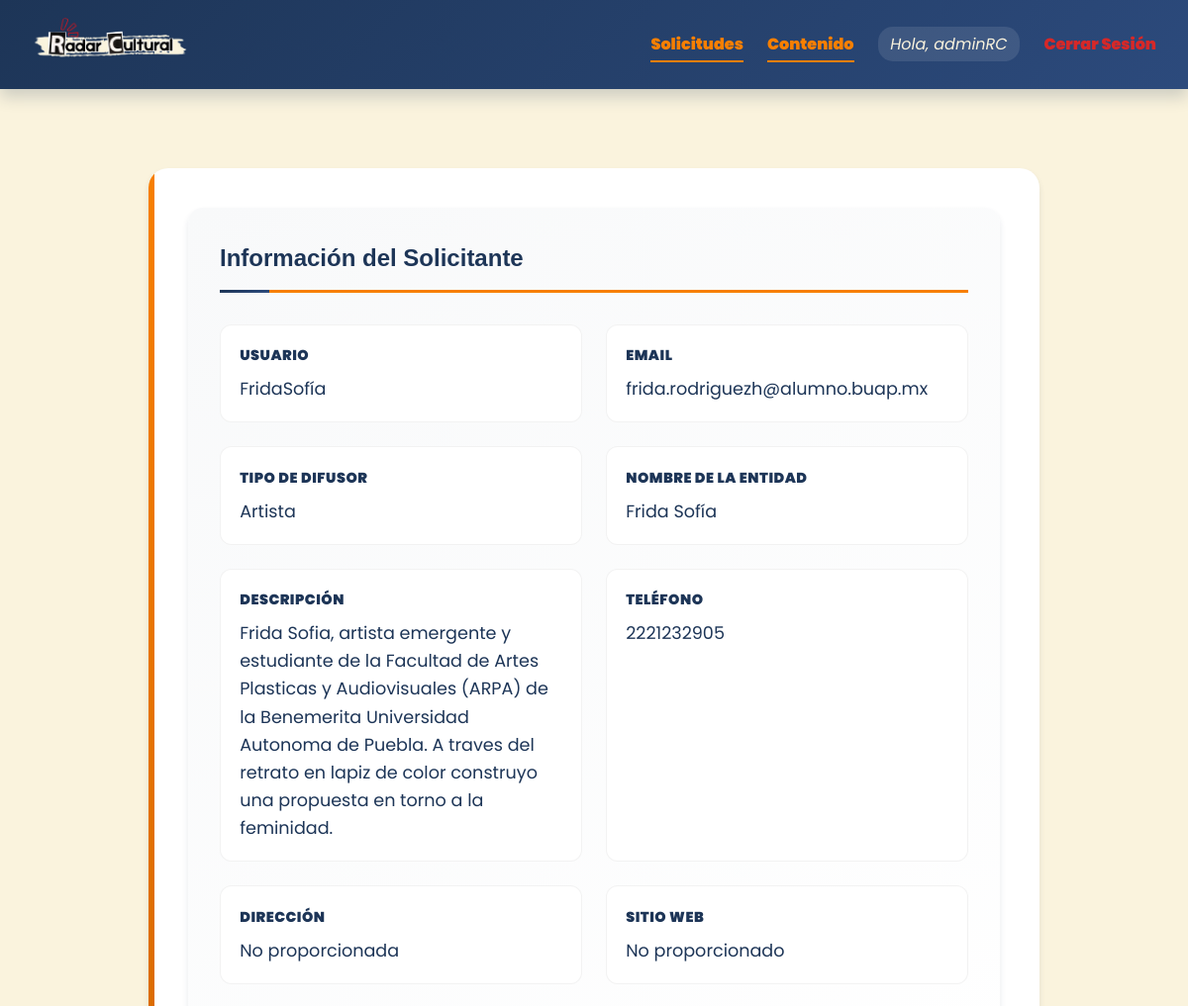
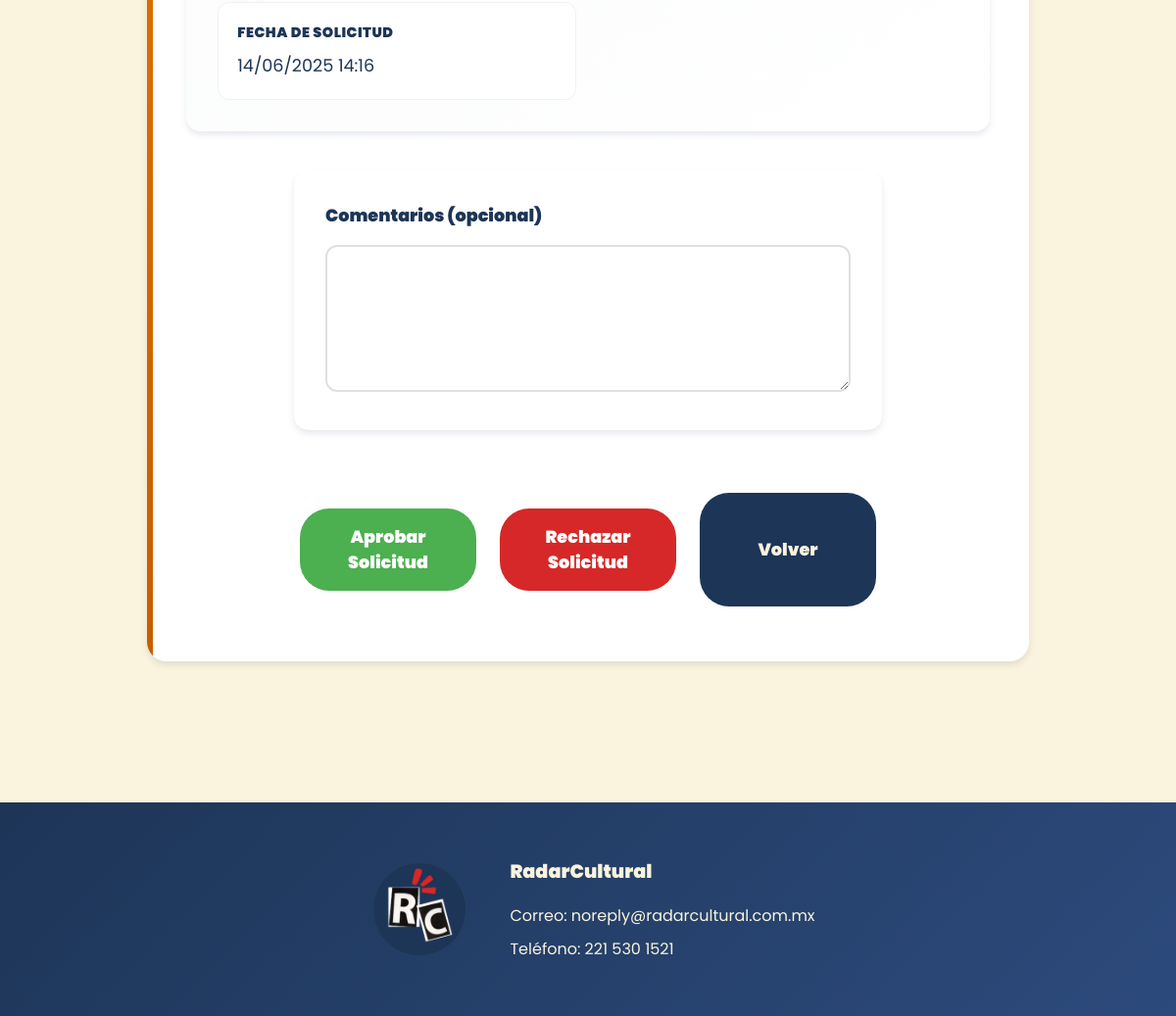
The page /administrador/solicitudes/4/aprobar/ (signed in) on the database its author committed (2 pictures, top to bottom).
### core/models.py (models this page shows, shortened)
class Usuario(AbstractUser):
    TIPO_USUARIO_CHOICES = [
        ('administrador', 'Administrador'),
        ('difusor', 'Difusor'),
        ('estudiante', 'Estudiante'),
        ('general', 'General'),
    ]
    tipo_usuario = models.CharField(max_length=20, choices=TIPO_USUARIO_CHOICES, default='general')
    recibir_novedades = models.BooleanField(default=False)
    fecha_registro = models.DateTimeField(auto_now_add=True)
    class Meta:
        db_table = 'usuarios'
        verbose_name = 'Usuario'
        verbose_name_plural = 'Usuarios'

class SolicitudDifusor(models.Model):
    usuario = models.OneToOneField(Usuario, on_delete=models.CASCADE, related_name='solicitud_difusor')
    tipo_difusor = models.CharField(max_length=20, choices=TIPO_DIFUSOR_CHOICES)
    nombre_entidad = models.CharField(max_length=200)
    descripcion = models.TextField()
    telefono = models.CharField(max_length=20)
    direccion = models.TextField(blank=True, null=True)
    sitio_web = models.URLField(blank=True, null=True)
    redes_sociales = models.JSONField(default=dict, blank=True)
    estado = models.CharField(max_length=20, choices=ESTADO_SOLICITUD_CHOICES, default='pendiente')
    fecha_solicitud = models.DateTimeField(auto_now_add=True)
    fecha_respuesta = models.DateTimeField(blank=True, null=True)
    comentarios_admin = models.TextField(blank=True, null=True)
    class Meta:
        db_table = 'solicitudes_difusor'
        verbose_name = 'Solicitud de Difusor'
        verbose_name_plural = 'Solicitudes de Difusor'

### core/views.py (the view, shortened to what this page needs)
# urls.py: path('administrador/solicitudes/<int:solicitud_id>/aprobar/', views.aprobar_solicitud, name='aprobar_solicitud'),
@admin_required
def aprobar_solicitud(request, solicitud_id):
    solicitud = get_object_or_404(SolicitudDifusor, id=solicitud_id)
    return render(request, '3_admin/aprove_application.html', {'solicitud': solicitud})

### templates/3_admin/aprove_application.html (shortened to what this page needs)
{% extends "base.html" %}
{% load static %}
{% block extrahead %}
<link rel="stylesheet" type="text/css" href="{% static 'css/3_admin/aprove_application.css' %}">
{% endblock %}
{% block content %}
<div class="review-container">
    <div class="info-section">
        <h3>Información del Solicitante</h3>
        <div class="info-grid">
            <div class="info-item">
                <div class="info-label">Usuario</div>
                <div class="info-value">{{ solicitud.usuario.username }}</div>
            </div>
            <div class="info-item">
                <div class="info-label">Email</div>
                <div class="info-value">{{ solicitud.usuario.email }}</div>
            </div>
            <div class="info-item">
                <div class="info-label">Tipo de Difusor</div>
                <div class="info-value">{{ solicitud.get_tipo_difusor_display }}</div>
            </div>
            <div class="info-item">
                <div class="info-label">Nombre de la Entidad</div>
                <div class="info-value">{{ solicitud.nombre_entidad }}</div>
            </div>
            <div class="info-item">
                <div class="info-label">Descripción</div>
                <div class="info-value">{{ solicitud.descripcion }}</div>
            </div>
            <div class="info-item">
                <div class="info-label">Teléfono</div>
                <div class="info-value">{{ solicitud.telefono }}</div>
            </div>
            <div class="info-item">
                <div class="info-label">Dirección</div>
                <div class="info-value">{{ solicitud.direccion|default:"No proporcionada" }}</div>
            </div>
            <div class="info-item">
                <div class="info-label">Sitio Web</div>
                <div class="info-value">{{ solicitud.sitio_web|default:"No proporcionado" }}</div>
            </div>
            <div class="info-item">
                <div class="info-label">Fecha de Solicitud</div>
                <div class="info-value">{{ solicitud.fecha_solicitud|date:"d/m/Y H:i" }}</div>
            </div>
        </div>
    </div>
    <form method="post">
        <div class="comments-section">
            <label for="comentarios">Comentarios (opcional)</label>
            <textarea name="comentarios" id="comentarios" rows="4"></textarea>
        </div>
        <div class="action-buttons">
            <button type="submit" name="accion" value="aprobar">Aprobar Solicitud</button>
            <button type="submit" name="accion" value="rechazar">Rechazar Solicitud</button>
            <a href="{% url 'admin_solicitudes' %}">Volver</a>
        </div>
    </form>
</div>
{% endblock %}

### templates/base.html (shortened to what this page needs)
{% load static %}
<!DOCTYPE html>
<html lang="es">
<head>
    <link href="{% static 'css/base.css' %}?v={{ now|date:'U' }}" rel="stylesheet">
    <link href="{% static 'css/notifications.css' %}?v={{ now|date:'U' }}" rel="stylesheet">
    {% block extrahead %}{% endblock %}
</head>
<body>
    <nav class="navbar">
        <div class="navbar-left">
            <a class="navbar-left-a" href="{% url 'index' %}">
                <img id="navbar-logo" src="{% static 'images/logo.png' %}" alt="Logo">
            </a>
        </div>
        <div class="navbar-right">
            <ul>
                {% if user.is_authenticated %}
                    {% if user.tipo_usuario == 'administrador' %}
                        <li class="nav-admin"><a href="{% url 'admin_solicitudes' %}">Solicitudes</a></li>
                        <li class="nav-admin"><a href="{% url 'admin_contenido' %}">Contenido</a></li>
                    {% elif user.tipo_usuario == 'difusor' %}
                        <li class="nav-profile"><a href="{% url 'perfil_difusor' %}">Mi Perfil Difusor</a></li>
                    {% else %}
                        <li class="nav-profile"><a href="{% url 'perfil_usuario' %}">Mi Perfil</a></li>
                    {% endif %}
                    <li class="nav-username">Hola, {{ user.username }}</li>
                    <li class="nav-logout"><a href="{% url 'logout' %}">Cerrar Sesión</a></li>
                {% else %}
                    <li class="nav-login"><a href="{% url 'login' %}">Iniciar Sesión</a></li>
                    <li class="nav-register"><a href="{% url 'registro' %}">Registrarse</a></li>
                {% endif %}
            </ul>
        </div>
    </nav>
    <main class="container mt-4">
        {% block content %}{% endblock %}
    </main>
    <footer>
        <div class="footer-content">
            <div class="footer-logo-text">
                <img src="{% static 'images/logo_circle.png' %}" alt="" class="footer-logo">
                <div class="footer-text">
                    <p id="buap-text">RadarCultural </p>
                    <p>Correo: noreply@radarcultural.com.mx</p>
                    <p>Teléfono: 221 530 1521</p>
                </div>
            </div>
        </div>
    </footer>
</body>
</html>

### static/css/base.css (style rules this page uses)
:root { --red: #D62828; --orange: #F77F00; --green: #4CAF50; --navy: #1D3557; --cream: #FAF3DD; --dark-orange: #c65d00; --light-green: #81c784; --light-navy: #2c4a7c; --shadow-soft: 0 4px 6px rgba(29, 53, 87, 0.1); --shadow-strong: 0 8px 15px rgba(29, 53, 87, 0.2); --gradient-primary: linear-gradient(135deg, var(--navy), var(--light-navy)); --gradient-accent: linear-gradient(135deg, var(--orange), var(--dark-orange)); }
* { margin: 0; padding: 0; box-sizing: border-box; font-family: 'Poppins', sans-serif; }
body { font-family: 'Montserrat', sans-serif; background-color: var(--cream); background-image: url('../images/fondo 1.png'); color: var(--navy); line-height: 1.6; }
.navbar { background: var(--gradient-primary); padding: 1rem 2rem; position: sticky; top: 0; z-index: 1000; box-shadow: var(--shadow-strong); display: flex; justify-content: space-between; align-items: center; }
.navbar-left { flex: 0 0 auto; }
.navbar-left img { height: 50px; transition: transform 0.3s ease; }
.navbar-right { flex: 1; display: flex; justify-content: flex-end; }
.navbar-right ul { display: flex; gap: 1.5rem; list-style: none; align-items: center; }
.navbar-right a { color: var(--cream); text-decoration: none; font-weight: 500; position: relative; padding-bottom: 0.3rem; }
.navbar-right a::after { content: ''; position: absolute; bottom: 0; left: 0; width: 0; height: 2px; background: var(--orange); transition: width 0.3s ease; }
.nav-admin a { color: var(--orange); font-weight: bold; border-bottom: 2px solid var(--orange); }
.nav-username { color: var(--cream); font-style: italic; padding: 0.3rem 0.8rem; background: rgba(255, 255, 255, 0.1); border-radius: 15px; }
.nav-logout a { color: var(--red); font-weight: bold; transition: all 0.3s ease; }
.container { max-width: 1200px; margin: 0 auto; padding: 2rem; }
h1, h2, h3, h4, h5, h6 { margin-bottom: 1.5rem; font-family: 'Cocomat Pro', sans-serif; }
button { background: var(--gradient-primary); color: var(--cream); border: none; margin-top:1rem; margin-bottom: 1rem; padding: 0.8rem 1.5rem; border-radius: 25px; font-weight: 500; cursor: pointer; transition: transform 0.3s ease, box-shadow 0.3s ease; }
img { max-width: 100%; height: auto; border-radius: 10px; }
footer { background: var(--gradient-primary); color: var(--cream); padding: 3rem 2rem; margin-top: 4rem; }
.footer-content { max-width: 1200px; margin: 0 auto; display: flex; justify-content: center; align-items: center; gap: 2rem; }
.footer-logo-text { display: flex; align-items: center; gap: 2rem; }
.footer-logo { width: 120px; height: auto; }
.footer-text { list-style: none; text-align: left; }
.footer-text p { margin: 0.5rem 0; }
#buap-text { font-size: 1.2rem; font-weight: bold; margin-bottom: 1rem; }
form { max-width: 600px; margin: 0 auto; }
input, textarea, select { width: 100%; padding: 0.8rem; border: 2px solid var(--light-navy); border-radius: 8px; background: white; transition: border-color 0.3s ease; }

### static/css/notifications.css (style rules this page uses)
:root { --exito: #3ab65c; --error: #bf333b; --info: #1898c0; --warning: #bc8c12; --exito-hover: #2d8a46; --error-hover: #992a30; --info-hover: #147fa0; --warning-hover: #9b7512; }
* { box-sizing: border-box; }

### rows shown on the page
Usuario: username "adminRC"
SolicitudDifusor: usuario.username "FridaSofía", usuario.email "frida.rodriguezh@alumno.buap.mx", tipo_difusor "Artista", nombre_entidad "Frida Sofía", descripcion "Frida Sofia, artista emergente y estudiante de la Facultad de Artes Plasticas y Audiovisuales (ARPA) de la Benemerita Universidad Autonoma de Puebla. A traves del retrato en lapiz de color construyo una propuesta en torno a la feminidad.", telefono "2221232905", direccion "No proporcionada", sitio_web "No proporcionado", fecha_solicitud "14/06/2025 14:16"
